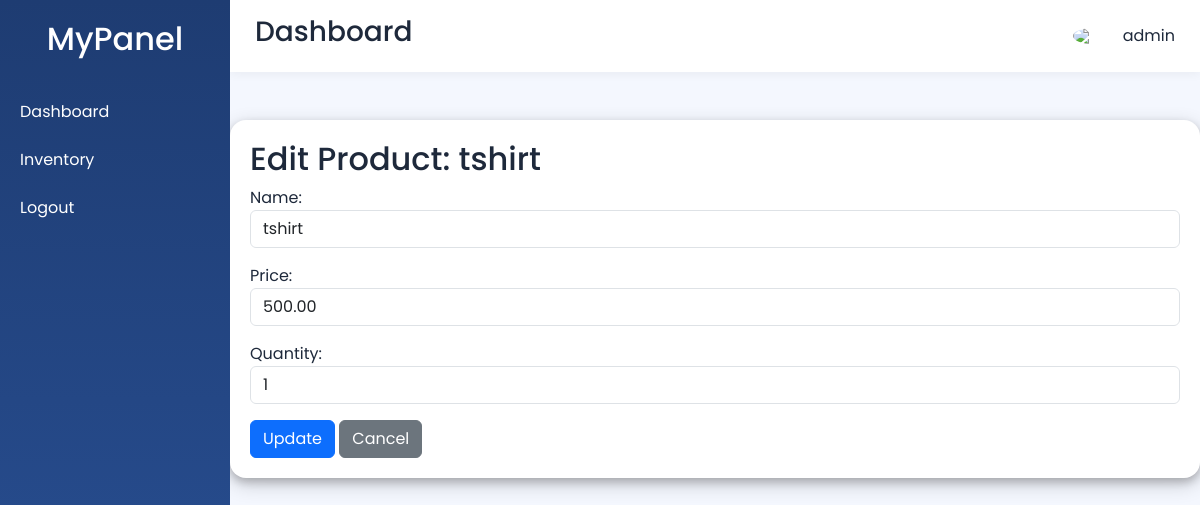
Page /edit/3/ (signed in) on the committed database.
### login/models.py (models this page shows, shortened)
class Product(models.Model):
    name = models.CharField(max_length=100)
    price = models.DecimalField(max_digits=10, decimal_places=2)
    quantity = models.PositiveIntegerField()

### login/views.py (the view)
# urls.py: path('edit/<int:pk>/', views.edit_product, name='edit_product'),
def edit_product(request, pk):
    if not request.user.is_authenticated:
        return redirect("login")
    product = get_object_or_404(Product, pk=pk)
    if request.method == 'POST':
        form = ProductForm(request.POST, instance=product)
        if form.is_valid():
            form.save()
            messages.success(request, f"Product '{form.cleaned_data['name']}' updated successfully!")
            return redirect('product')
    else:
        form = ProductForm(instance=product)
    return render(request, 'edit_product.html', {'form': form, 'product': product})

### login/forms.py
class ProductForm(forms.ModelForm):
    class Meta:
        model = Product
        fields = ['name', 'price', 'quantity']
        widgets = {
            'name': forms.TextInput(attrs={
                'class': 'form-control',
                'placeholder': 'Enter product name',
            }),
            'price': forms.NumberInput(attrs={
                'class': 'form-control',
                'placeholder': 'Enter Price',
                'step': '0.01',
            }),
            'quantity': forms.NumberInput(attrs={
                'class': 'form-control',
                'placeholder': 'Enter Quantity',
                'min': '0',
            }),
        }

### login/templates/edit_product.html (shortened to what this page needs)
{% load static %}
<!DOCTYPE html>
<html>
<head>
    <link rel="stylesheet" href="https://cdnjs.cloudflare.com/ajax/libs/font-awesome/6.5.0/css/all.min.css">
    <link href="https://cdn.jsdelivr.net/npm/bootstrap@5.3.3/dist/css/bootstrap.min.css" rel="stylesheet">
    <link rel="stylesheet" href="{% static 'css/inventory.css' %}">
</head>
<body>
<div class="sidebar">
    <h2>MyPanel</h2>
    <a href="{% url 'dashboard' %}">Dashboard</a>
    <a href="{% url 'product' %}">Inventory</a>
    <a href="/logout/">Logout</a>
</div>
<div class="main">
    <div class="topbar">
        <h3>Dashboard</h3>
        <div class="profile">
            <img src="https://cdn-icons-png.flaticon.com/512/149/149071.png">
            {{ request.user.username }}
        </div>
    </div>
    <div class="container mt-5">
        <h2>Edit Product: {{ product.name }}</h2>
        <form method="post">
            {{ form.as_p }}
            <button type="submit" class="btn btn-primary">Update</button>
            <a href="{% url 'product' %}" class="btn btn-secondary">Cancel</a>
        </form>
    </div>
</div>
</body>
</html>

### login/static/css/inventory.css (style rules this page uses)
* { margin: 0; padding: 0; box-sizing: border-box; }
body { font-family: 'Inter', system-ui, -apple-system, sans-serif; background: linear-gradient(135deg, #f0f4f8 0%, #e2e8f0 100%); min-height: 100vh; padding: 2.5rem 1rem; color: #1e293b; }
.container { max-width: 1100px; margin: 20px auto 0; padding: 20px; background: white; border-radius: 16px; box-shadow: 0 10px 30px rgba(0, 0, 0, 0.08); overflow: hidden; box-shadow: 0 4px 8px 0 rgba(0, 0, 0, 0.2), 0 6px 20px 0 rgba(0, 0, 0, 0.19); }

### login/templates/edit_product.html (style rules this page uses)
body { margin: 0; padding: 0; font-family: 'Poppins', sans-serif; display: flex; background: #f4f7fe; }
.sidebar { width: 230px; height: 100vh; background: linear-gradient(to bottom, #1e3c72, #2a5298); color: white; position: fixed; padding-top: 20px; }
.sidebar h2 { text-align: center; margin-bottom: 30px; }
.sidebar a { display: block; padding: 12px 20px; color: white; text-decoration: none; transition: 0.3s; }
.main { margin-left: 230px; width: 100%; }
.topbar { background: white; padding: 15px 25px; display: flex; justify-content: space-between; align-items: center; box-shadow: 0 2px 10px rgba(0,0,0,0.05); }
.profile { display: flex; align-items: center; }
.profile img { width: 40px; border-radius: 50%; margin-right: 10px; }

### rows in the picture
Product: name "tshirt", price "500.00", quantity "1"

### other values in the picture
{{ request.user.username }} "admin"
